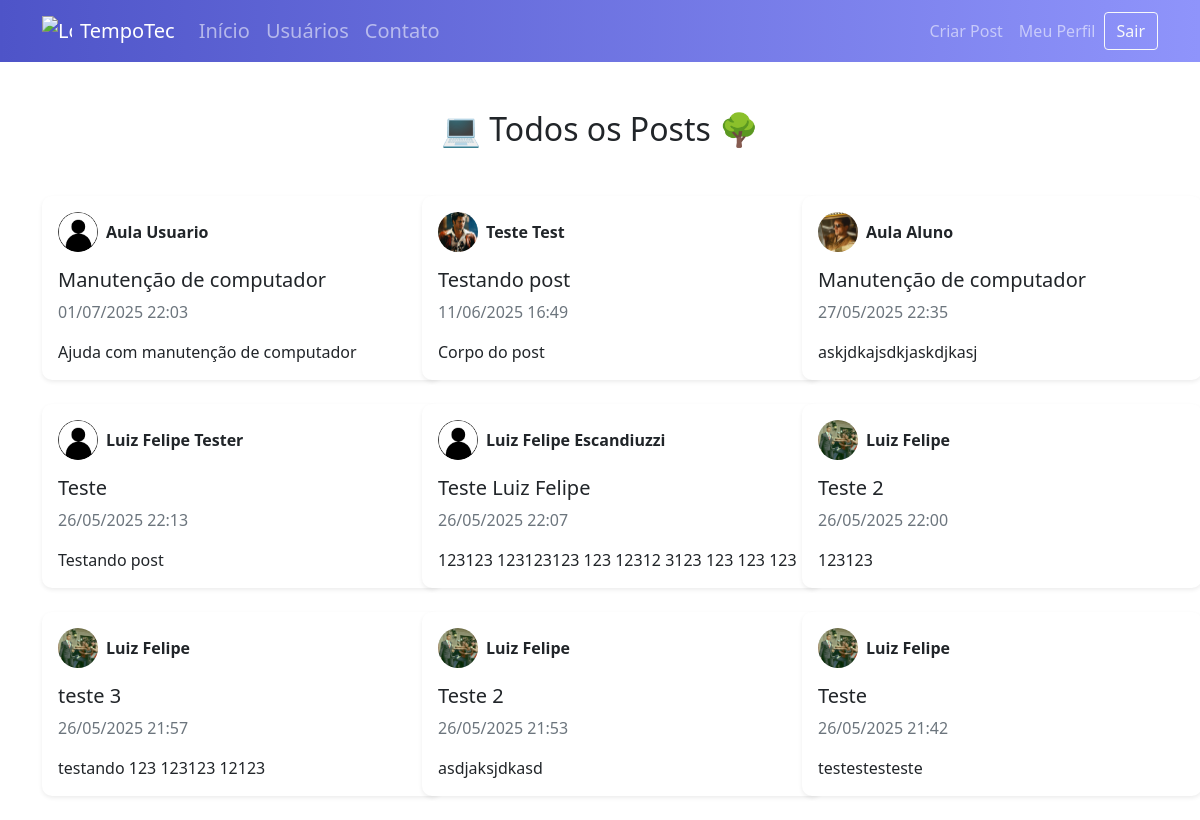
/posts (signed in), run on the app's committed database.
### tempotec/models.py (models this page shows, shortened)
class Post(database.Model):
    id = database.Column(database.Integer, primary_key=True)
    titulo = database.Column(database.String, nullable=False)
    corpo = database.Column(database.Text, nullable=False)
    data_criacao = database.Column(database.DateTime, nullable=False, default=datetime.utcnow)
    id_usuario = database.Column(database.Integer, database.ForeignKey('usuario.id'), nullable=False)
    candidaturas = database.relationship('Candidatura', backref='post', lazy=True, foreign_keys='Candidatura.id_post')

class Usuario(database.Model, UserMixin):
    id = database.Column(database.Integer, primary_key=True)
    username = database.Column(database.String, nullable=False)
    email = database.Column(database.String, nullable=False, unique=True)
    senha = database.Column(database.String, nullable=False)
    foto_perfil = database.Column(database.String, default='default.jpg')
    posts = database.relationship('Post', backref='autor', lazy=True)
    cursos = database.Column(database.String, nullable=False, default='Não Informado')

### tempotec/routes.py (the view)
@app.route('/posts')
def listar_posts():
    subquery = select(Candidatura.id_post).where(Candidatura.id_usuario == current_user.id)
    posts = Post.query.options(joinedload(Post.autor)) \
        .filter(Post.id_usuario != current_user.id) \
        .filter(Post.id.not_in(subquery)) \
        .order_by(Post.data_criacao.desc()) \
        .all()
    return render_template('listarposts.html', posts=posts)

### tempotec/models.py (called while the page is built)
@login_manager.user_loader
def load_usuario(id_usuario):
    return Usuario.query.get(int(id_usuario))

### tempotec/templates/listarposts.html (shortened to what this page needs)
{% extends 'base.html' %} {% block body %}
<div class="container mt-5">
  <h2 class="mb-5 text-center">💻 Todos os Posts 🌳</h2>
  {% if posts %}
  <div class="row">
    {% for post in posts %}
    <div class="col-md-4 mb-4">
      <div
        class="card shadow-sm h-100 post-card"
        data-bs-toggle="modal"
        data-bs-target="#postModal"
        data-post-id="{{ post.id }}"
        data-title="{{ post.titulo }}"
        data-body="{{ post.corpo|e }}"
        data-date="{{ post.data_criacao.strftime('%d/%m/%Y %H:%M') }}"
        data-author="{{ post.autor.username }}"
        data-email="{{ post.autor.email }}"
        data-avatar="{{ url_for('static', filename='fotos_perfil/' ~ post.autor.foto_perfil) }}"
      >
        <div class="card-body">
          <div class="d-flex align-items-center mb-3">
            <img
              src="{{ url_for('static', filename='fotos_perfil/' ~ post.autor.foto_perfil) }}"
              alt="Avatar"
              class="rounded-circle me-2"
              style="width: 40px; height: 40px; object-fit: cover"
            />
            <strong>{{ post.autor.username }}</strong>
          </div>
          <h5 class="card-title">{{ post.titulo }}</h5>
          <p class="card-text text-muted">
            {{ post.data_criacao.strftime('%d/%m/%Y %H:%M') }}
          </p>
          <p class="card-text">
            {{ post.corpo[:150] }}{% if post.corpo|length > 150 %}...{% endif %}
          </p>
        </div>
      </div>
    </div>
    {% endfor %}
  </div>
  {% else %}
  <div class="alert alert-info text-center">Nenhum post encontrado.</div>
  {% endif %}
</div>
{% endblock %}

### tempotec/static/main.css (style rules this page uses)
.card { width: 400px; border: none; border-radius: 10px; background-color: #fff }

### data on the page
Post: foto_perfil (placeholder picture), autor.username "Aula Usuario", titulo "Manutenção de computador", data_criacao "01/07/2025 22:03", corpo "Ajuda com manutenção de computador"
Post: foto_perfil (picture), autor.username "Teste Test", titulo "Testando post", data_criacao "11/06/2025 16:49", corpo "Corpo do post"
Post: foto_perfil (picture), autor.username "Aula Aluno", titulo "Manutenção de computador", data_criacao "27/05/2025 22:35", corpo "askjdkajsdkjaskdjkasj"
Post: foto_perfil (placeholder picture), autor.username "Luiz Felipe Tester", titulo "Teste", data_criacao "26/05/2025 22:13", corpo "Testando post"
Post: foto_perfil (placeholder picture), autor.username "Luiz Felipe Escandiuzzi", titulo "Teste Luiz Felipe", data_criacao "26/05/2025 22:07", corpo "123123 123123123 123 12312 3123 123 123 123"
Post: foto_perfil (picture), autor.username "Luiz Felipe", titulo "Teste 2", data_criacao "26/05/2025 22:00", corpo "123123"
Post: foto_perfil (picture), autor.username "Luiz Felipe", titulo "teste 3", data_criacao "26/05/2025 21:57", corpo "testando 123 123123 12123"
Post: foto_perfil (picture), autor.username "Luiz Felipe", titulo "Teste 2", data_criacao "26/05/2025 21:53", corpo "asdjaksjdkasd"
Post: foto_perfil (picture), autor.username "Luiz Felipe", titulo "Teste", data_criacao "26/05/2025 21:42", corpo "testestesteste"
